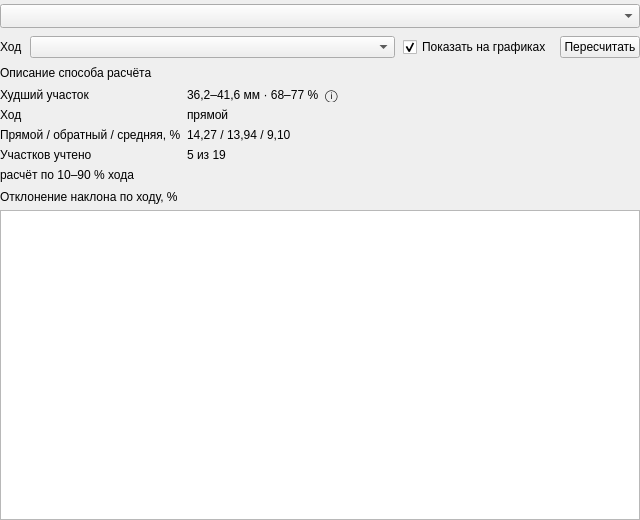
<?xml version="1.0" encoding="UTF-8"?>
<ui version="4.0">
 <class>LinearityMethodsPanel</class>
 <widget class="QWidget" name="LinearityMethodsPanel">
  <property name="geometry">
   <rect>
    <x>0</x>
    <y>0</y>
    <width>640</width>
    <height>520</height>
   </rect>
  </property>
  <layout class="QVBoxLayout" name="verticalLayout_linearityPanel">
   <property name="spacing">
    <number>8</number>
   </property>
   <property name="leftMargin">
    <number>0</number>
   </property>
   <property name="topMargin">
    <number>4</number>
   </property>
   <property name="rightMargin">
    <number>0</number>
   </property>
   <property name="bottomMargin">
    <number>0</number>
   </property>
   <item>
    <widget class="QComboBox" name="comboBox_linearityMethod">
     <property name="sizePolicy">
      <sizepolicy hsizetype="Expanding" vsizetype="Fixed">
       <horstretch>0</horstretch>
       <verstretch>0</verstretch>
      </sizepolicy>
     </property>
     <property name="sizeAdjustPolicy">
      <enum>QComboBox::SizeAdjustPolicy::AdjustToMinimumContentsLengthWithIcon</enum>
     </property>
     <property name="minimumContentsLength">
      <number>18</number>
     </property>
    </widget>
   </item>
   <item>
    <layout class="QHBoxLayout" name="horizontalLayout_linearityMethod">
     <property name="spacing">
      <number>8</number>
     </property>
     <item>
      <widget class="QLabel" name="label_linearityStroke_Title">
       <property name="text">
        <string>Ход</string>
       </property>
      </widget>
     </item>
     <item>
      <widget class="QComboBox" name="comboBox_linearityStroke">
       <property name="sizePolicy">
        <sizepolicy hsizetype="Expanding" vsizetype="Fixed">
         <horstretch>1</horstretch>
         <verstretch>0</verstretch>
        </sizepolicy>
       </property>
       <property name="toolTip">
        <string>По какому ходу считать: худший из двух (как сейчас), прямой, обратный или средняя кривая обоих ходов (как в IEC 61987 / IEC 61298-2)</string>
       </property>
      </widget>
     </item>
     <item>
      <widget class="QCheckBox" name="checkBox_linearityShowOnCharts">
       <property name="toolTip">
        <string>Отметить худшее место на графиках давления и задания (в отчёт не попадает)</string>
       </property>
       <property name="text">
        <string>Показать на графиках</string>
       </property>
       <property name="checked">
        <bool>true</bool>
       </property>
      </widget>
     </item>
     <item>
      <widget class="QPushButton" name="pushButton_linearityRecalculate">
       <property name="text">
        <string>Пересчитать</string>
       </property>
      </widget>
     </item>
    </layout>
   </item>
   <item>
    <widget class="QLabel" name="label_linearityMethodDescription_Title">
     <property name="sizePolicy">
      <sizepolicy hsizetype="Expanding" vsizetype="Preferred">
       <horstretch>1</horstretch>
       <verstretch>0</verstretch>
      </sizepolicy>
     </property>
     <property name="text">
      <string>Описание способа расчёта</string>
     </property>
     <property name="wordWrap">
      <bool>true</bool>
     </property>
    </widget>
   </item>
   <item>
    <widget class="QFrame" name="frame_linearityResult">
     <property name="frameShape">
      <enum>QFrame::Shape::NoFrame</enum>
     </property>
     <layout class="QGridLayout" name="gridLayout_linearityResult">
      <property name="leftMargin">
       <number>0</number>
      </property>
      <property name="topMargin">
       <number>0</number>
      </property>
      <property name="rightMargin">
       <number>0</number>
      </property>
      <property name="bottomMargin">
       <number>0</number>
      </property>
      <property name="spacing">
       <number>6</number>
      </property>
      <item row="0" column="0">
       <widget class="QLabel" name="label_linearityWorstRange_Title">
        <property name="sizePolicy">
         <sizepolicy hsizetype="Maximum" vsizetype="Preferred">
          <horstretch>0</horstretch>
          <verstretch>0</verstretch>
         </sizepolicy>
        </property>
        <property name="text">
         <string>Худший участок</string>
        </property>
       </widget>
      </item>
      <item row="0" column="1">
       <widget class="QLabel" name="label_linearityWorstRange_Value">
        <property name="sizePolicy">
         <sizepolicy hsizetype="Maximum" vsizetype="Preferred">
          <horstretch>0</horstretch>
          <verstretch>0</verstretch>
         </sizepolicy>
        </property>
        <property name="text">
         <string>36,2–41,6 мм · 68–77 %</string>
        </property>
        <property name="alignment">
         <set>Qt::AlignmentFlag::AlignLeading|Qt::AlignmentFlag::AlignLeft|Qt::AlignmentFlag::AlignVCenter</set>
        </property>
       </widget>
      </item>
      <item row="0" column="2">
       <widget class="QLabel" name="label_linearityInfo">
        <property name="cursor">
         <cursorShape>WhatsThisCursor</cursorShape>
        </property>
        <property name="text">
         <string>ⓘ</string>
        </property>
       </widget>
      </item>
      <item row="1" column="0">
       <widget class="QLabel" name="label_linearityWorstStroke_Title">
        <property name="sizePolicy">
         <sizepolicy hsizetype="Maximum" vsizetype="Preferred">
          <horstretch>0</horstretch>
          <verstretch>0</verstretch>
         </sizepolicy>
        </property>
        <property name="text">
         <string>Ход</string>
        </property>
       </widget>
      </item>
      <item row="1" column="1">
       <widget class="QLabel" name="label_linearityWorstStroke_Value">
        <property name="sizePolicy">
         <sizepolicy hsizetype="Maximum" vsizetype="Preferred">
          <horstretch>0</horstretch>
          <verstretch>0</verstretch>
         </sizepolicy>
        </property>
        <property name="text">
         <string>прямой</string>
        </property>
        <property name="alignment">
         <set>Qt::AlignmentFlag::AlignLeading|Qt::AlignmentFlag::AlignLeft|Qt::AlignmentFlag::AlignVCenter</set>
        </property>
       </widget>
      </item>
      <item row="2" column="0">
       <widget class="QLabel" name="label_linearityStrokes_Title">
        <property name="sizePolicy">
         <sizepolicy hsizetype="Maximum" vsizetype="Preferred">
          <horstretch>0</horstretch>
          <verstretch>0</verstretch>
         </sizepolicy>
        </property>
        <property name="text">
         <string>Прямой / обратный / средняя, %</string>
        </property>
       </widget>
      </item>
      <item row="2" column="1">
       <widget class="QLabel" name="label_linearityStrokes_Value">
        <property name="sizePolicy">
         <sizepolicy hsizetype="Maximum" vsizetype="Preferred">
          <horstretch>0</horstretch>
          <verstretch>0</verstretch>
         </sizepolicy>
        </property>
        <property name="text">
         <string>14,27 / 13,94 / 9,10</string>
        </property>
        <property name="alignment">
         <set>Qt::AlignmentFlag::AlignLeading|Qt::AlignmentFlag::AlignLeft|Qt::AlignmentFlag::AlignVCenter</set>
        </property>
       </widget>
      </item>
      <item row="3" column="0">
       <widget class="QLabel" name="label_linearityWindows_Title">
        <property name="sizePolicy">
         <sizepolicy hsizetype="Maximum" vsizetype="Preferred">
          <horstretch>0</horstretch>
          <verstretch>0</verstretch>
         </sizepolicy>
        </property>
        <property name="text">
         <string>Участков учтено</string>
        </property>
       </widget>
      </item>
      <item row="3" column="1">
       <widget class="QLabel" name="label_linearityWindows_Value">
        <property name="sizePolicy">
         <sizepolicy hsizetype="Maximum" vsizetype="Preferred">
          <horstretch>0</horstretch>
          <verstretch>0</verstretch>
         </sizepolicy>
        </property>
        <property name="text">
         <string>5 из 19</string>
        </property>
        <property name="alignment">
         <set>Qt::AlignmentFlag::AlignLeading|Qt::AlignmentFlag::AlignLeft|Qt::AlignmentFlag::AlignVCenter</set>
        </property>
       </widget>
      </item>
      <item row="4" column="0" colspan="3">
       <widget class="QLabel" name="label_linearityCalcRange_Norm">
        <property name="text">
         <string>расчёт по 10–90 % хода</string>
        </property>
       </widget>
      </item>
     </layout>
    </widget>
   </item>
   <item>
    <widget class="QFrame" name="frame_linearityProfile">
     <property name="frameShape">
      <enum>QFrame::Shape::NoFrame</enum>
     </property>
     <layout class="QVBoxLayout" name="verticalLayout_linearityProfile">
      <property name="spacing">
       <number>6</number>
      </property>
      <property name="leftMargin">
       <number>0</number>
      </property>
      <property name="topMargin">
       <number>0</number>
      </property>
      <property name="rightMargin">
       <number>0</number>
      </property>
      <property name="bottomMargin">
       <number>0</number>
      </property>
      <item>
       <widget class="QLabel" name="label_linearityProfile_Title">
        <property name="text">
         <string>Отклонение наклона по ходу, %</string>
        </property>
       </widget>
      </item>
      <item>
       <widget class="Widgets::Chart::ChartView" name="chartView_linearityProfile">
        <property name="minimumSize">
         <size>
          <width>0</width>
          <height>220</height>
         </size>
        </property>
       </widget>
      </item>
     </layout>
    </widget>
   </item>
  </layout>
 </widget>
 <customwidgets>
  <customwidget>
   <class>Widgets::Chart::ChartView</class>
   <extends>QGraphicsView</extends>
   <header>Widgets/Chart/ChartView.h</header>
  </customwidget>
 </customwidgets>
 <resources/>
 <connections/>
</ui>
